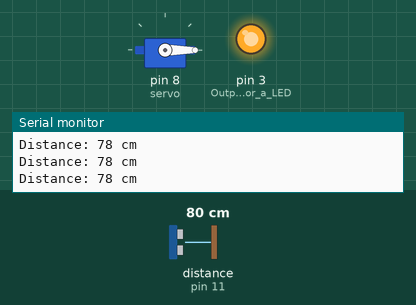
Simulated run of this sketch. Board: Arduino Uno, built with avr-gcc and run on an emulated ATmega328P. Shown: servo, output pins drawn as LEDs (lit = HIGH), the last lines printed to the serial monitor. Wiring (inferred from the names in the program): ultrasonic range finder: trigger pin 10; echo pin 11. The inputs (shaded band) are chosen by the test bench; at power-on: distance to the obstacle (sensor on pin 11) 80 cm. The echo pulse lasts 58.3 µs per cm; pins used as bus, display or sensor lines are not drawn.

Above: at 1.2 s.
1.3 s: distance to the obstacle (sensor on pin 11) set to 12 cm
4.3 s: distance to the obstacle (sensor on pin 11) set to 9 cm
At 5.1 s:
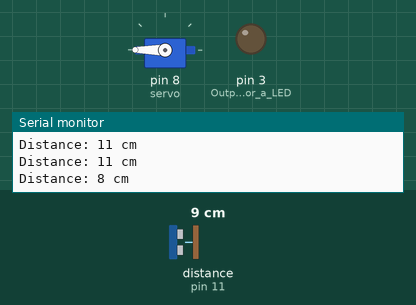
At 5.7 s:
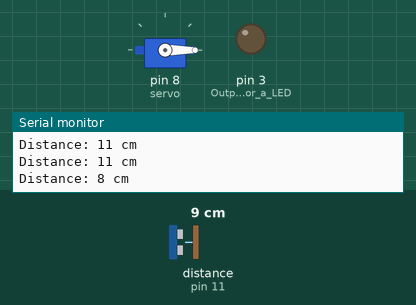
7.3 s: distance to the obstacle (sensor on pin 11) set to 250 cm
At 8.8 s:
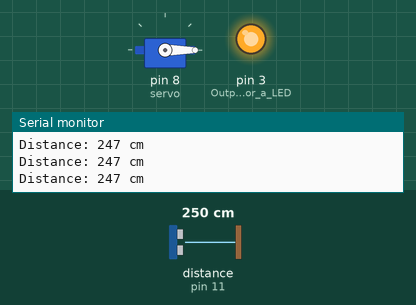
Timing chart, 0 to 10.3 s (numbered marks = the images above; inputs shaded):
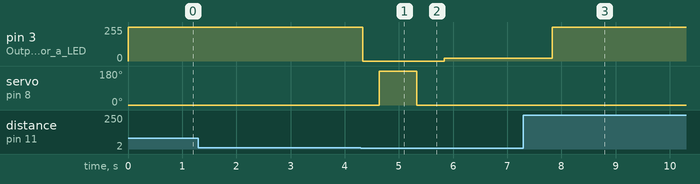

The sketch:

servo.ino
```cpp
#include <Servo.h>  // include servo library

#define TrigPin 10 //attach pin 10 of ARduino to Trig pin of Sensor
#define EchoPin 11 // attach pin 11 of ARduino to Echo pin of Sensor

//variables
Servo servo;
long time_taken; // variable for the duration of sound wave travel
int distance; // variable for the distance measurement

void setup() {
  pinMode(TrigPin, OUTPUT);  // Sets the trigPin as an OUTPUT
  pinMode(EchoPin, INPUT);   // Sets the echoPin as an INPUT

  Serial.begin(9600);        // Serial Communication is starting with 9600 of baudrate speed

  Serial.println("Ultrasonic Sensor HC-SR04 starts"); // Printing in Serial Monitor

  servo.attach(8);     // servo is attached at Arduino 8th pin
  servo.write(0);      // initializing it at 0 degrees
  pinMode(3,OUTPUT);   // Output pin for a LED
}

void loop()
{
 digitalWrite(3,1);          // Initializing LED to 1
  //analogWrite(3,20);
  digitalWrite(TrigPin, 0);   // Setting trig pin to 0/Low
  delayMicroseconds(2);       // Sets the trigPin LOW for 2 microseconds

  digitalWrite(TrigPin, 1);   // Setting trig pin to 1/High
  delayMicroseconds(10);      // Sets the trigPin HIGH (ACTIVE) for 10 microseconds

  digitalWrite(TrigPin, 0); // Reads the echoPin, and returns the time taken by sound wave in travelling (in microseconds)

  time_taken = pulseIn(EchoPin, HIGH); // pulseIn calculates the time for which echoPin is high

  // Calculating the distance
  distance = time_taken * 0.034 / 2;
  // Duration is in microseconds , multiplying it with speed of light
  // Dividing it by 2 as the time is for going and coming back for wave
  // Displays the distance on the Serial Monitor

  Serial.print("Distance: ");
  Serial.print(distance);
  Serial.println(" cm");

  if(distance<10){
digitalWrite(3,0);   // If distance less than 10, turn off the LED so that one can remove hand from front
  analogWrite(3,0);
   delay(300);

  servo.write(180);     // To rotate servo motor's arm till 180 degrees from 0
  delay(700);
  servo.write(0);       // To rotate back servo motor's arm to 0
  delay(500);

digitalWrite(3,1);    // Again turning  on the LED, so that someone else can place hand
analogWrite(3,20);
  delay(2000);
}
}
```

Measured:
- the behaviour switches between 11 and 10 cm on distance to the obstacle (sensor on pin 11) (found by bisection; images 0 and 1)
- after the input at 4.3 s, pin 3 (Output_pin_for_a_LED): 255/255 → 0/255 at once, → 20/255 1.5 s later; servo on pin 8 (servo): 0° → 180° after 0.33 s, → 0° 0.70 s later
- after the input at 7.3 s, servo on pin 8 (servo): stops changing and stays 0°
